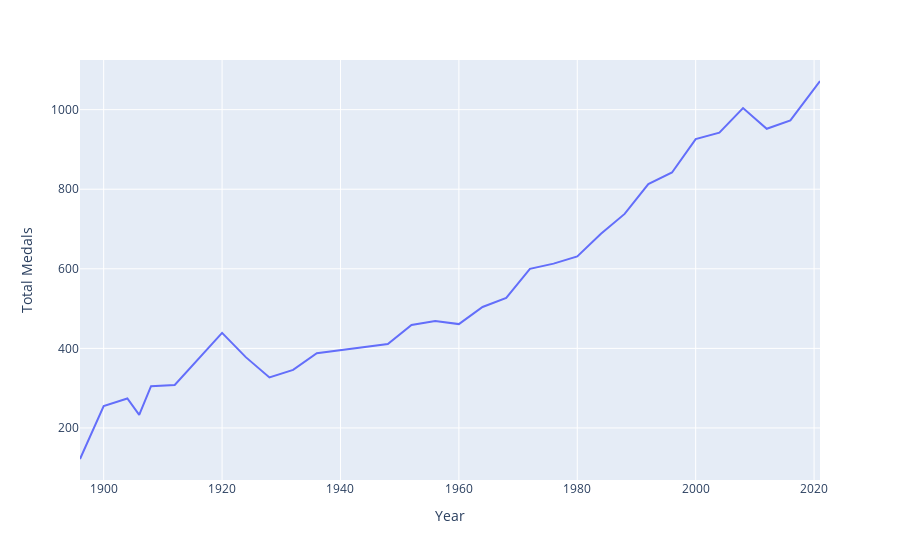

The cell this chart's notebook holds for it:
### Code cell
# evolution of total medals distributed over the years
fig = px.line(medals.groupby('Year')['Total'].sum(),
              x=medals.groupby('Year')['Total'].sum().index,
              y=medals.groupby('Year')['Total'].sum().values,
              labels={'x': 'Year', 'y': 'Total Medals'})
fig.show()

### Figure 1 — Plotly figure (JSON) as saved in the notebook; plotly's stock layout.template omitted (floating-point values rounded to 4 significant figures)
{"data": [{"hovertemplate": "Year=%{x}<br>Total Medals=%{y}<extra></extra>", "legendgroup": "", "line": {"color": "#636efa", "dash": "solid"}, "marker": {"symbol": "circle"}, "mode": "lines", "name": "", "orientation": "v", "showlegend": false, "type": "scatter", "x": [1896, 1900, 1904, 1906, 1908, 1912, 1920, 1924, 1928, 1932, 1936, 1948, 1952, 1956, 1960, 1964, 1968, 1972, 1976, 1980, 1984, 1988, 1992, 1996, 2000, 2004, 2008, 2012, 2016, 2021], "xaxis": "x", "y": [122, 255, 274, 233, 305, 308, 439, 378, 327, 346, 388, 411, 459, 469, 461, 504, 527, 600, 613, 631, 688, 738, 813, 842, 926, 942, 1004, 952, 973, 1072], "yaxis": "y"}], "layout": {"legend": {"tracegroupgap": 0}, "margin": {"t": 60}, "xaxis": {"anchor": "y", "domain": [0, 1], "title": {"text": "Year"}}, "yaxis": {"anchor": "x", "domain": [0, 1], "title": {"text": "Total Medals"}}}}
